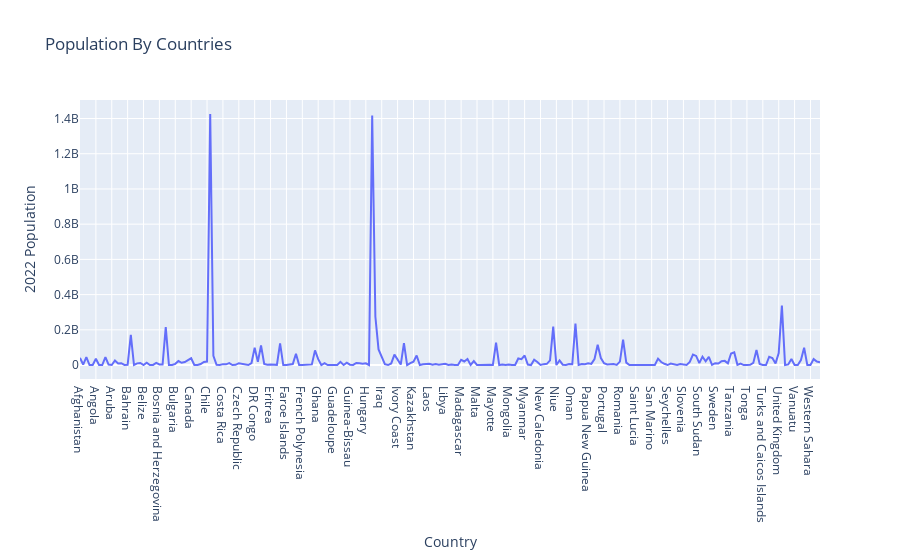
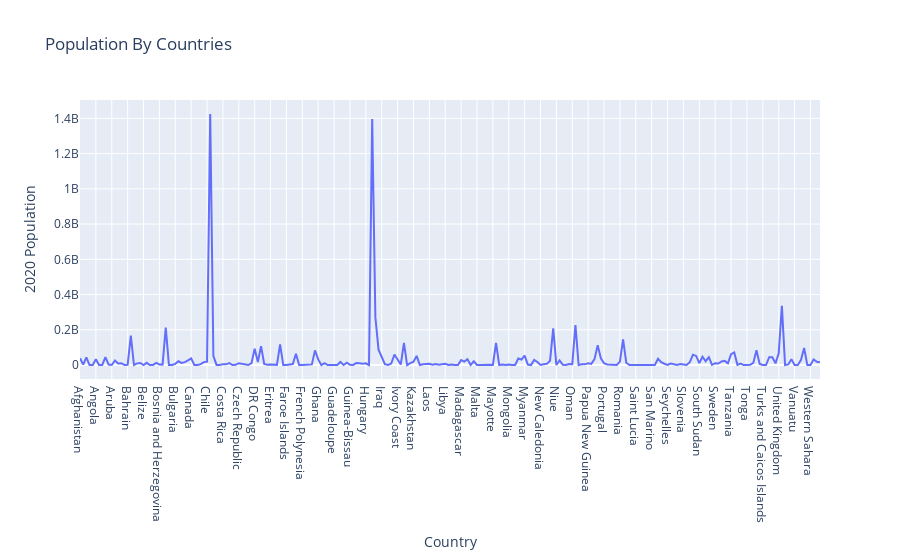
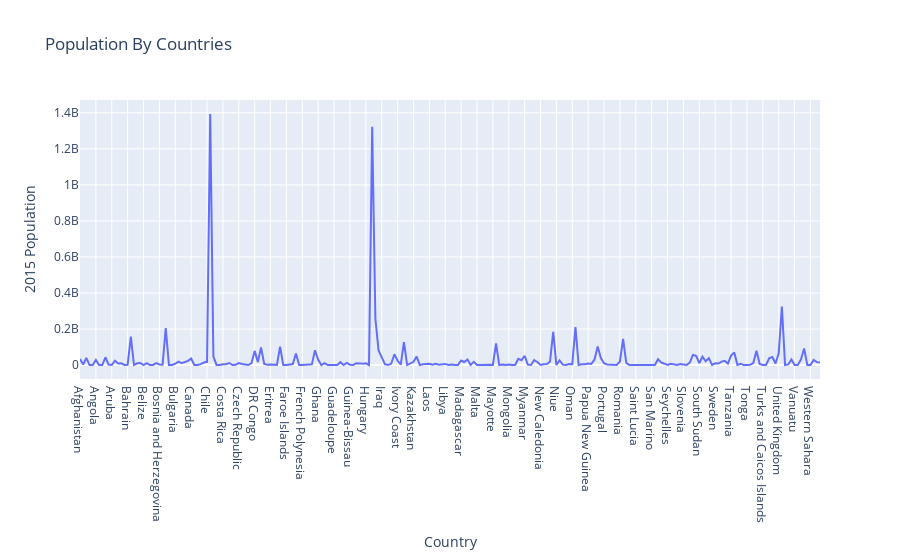
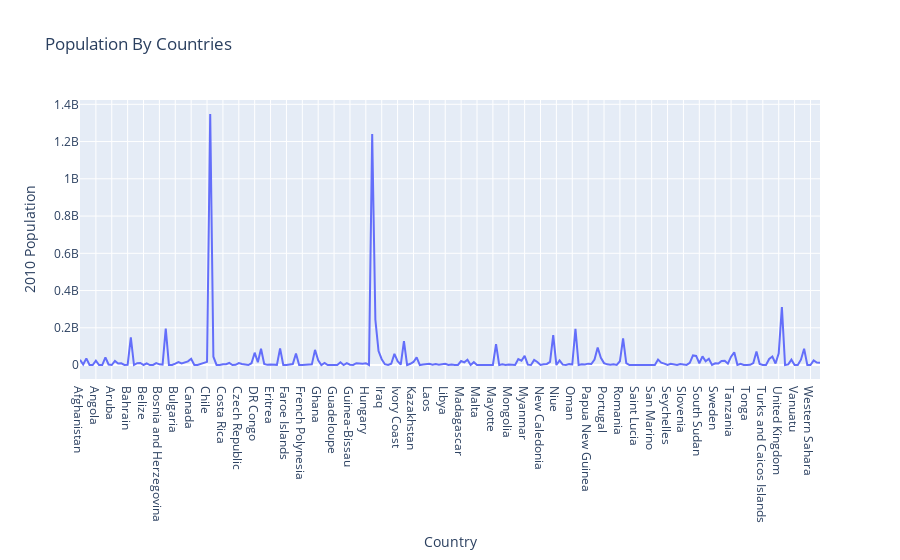

Notebook code for these charts, in order:
### Code cell
for col in popu_c.columns:
    fig=px.line(df,x="Country",y=col,title='Population By Countries',hover_data=["Rank"])
    fig.show()

### Figure 1 — Plotly figure (JSON) as saved in the notebook; plotly's stock layout.template omitted (floating-point values rounded to 4 significant figures; data arrays with more than 128 entries replaced by an {"elided": "..."} marker saying what was removed)
{"data": [{"customdata": {"elided": "234x1 int values"}, "hovertemplate": "Country=%{x}<br>2022 Population=%{y}<br>Rank=%{customdata[0]}<extra></extra>", "legendgroup": "", "line": {"color": "#636efa", "dash": "solid"}, "marker": {"symbol": "circle"}, "mode": "lines", "name": "", "orientation": "v", "showlegend": false, "type": "scatter", "x": {"elided": "234 str values"}, "xaxis": "x", "y": {"elided": "234 int values"}, "yaxis": "y"}], "layout": {"legend": {"tracegroupgap": 0}, "title": {"text": "Population By Countries"}, "xaxis": {"anchor": "y", "domain": [0, 1], "title": {"text": "Country"}}, "yaxis": {"anchor": "x", "domain": [0, 1], "title": {"text": "2022 Population"}}}}

### Figure 2 — Plotly figure (JSON) as saved in the notebook; plotly's stock layout.template omitted (floating-point values rounded to 4 significant figures; data arrays with more than 128 entries replaced by an {"elided": "..."} marker saying what was removed)
{"data": [{"customdata": {"elided": "234x1 int values"}, "hovertemplate": "Country=%{x}<br>2020 Population=%{y}<br>Rank=%{customdata[0]}<extra></extra>", "legendgroup": "", "line": {"color": "#636efa", "dash": "solid"}, "marker": {"symbol": "circle"}, "mode": "lines", "name": "", "orientation": "v", "showlegend": false, "type": "scatter", "x": {"elided": "234 str values"}, "xaxis": "x", "y": {"elided": "234 int values"}, "yaxis": "y"}], "layout": {"legend": {"tracegroupgap": 0}, "title": {"text": "Population By Countries"}, "xaxis": {"anchor": "y", "domain": [0, 1], "title": {"text": "Country"}}, "yaxis": {"anchor": "x", "domain": [0, 1], "title": {"text": "2020 Population"}}}}

### Figure 3 — Plotly figure (JSON) as saved in the notebook; plotly's stock layout.template omitted (floating-point values rounded to 4 significant figures; data arrays with more than 128 entries replaced by an {"elided": "..."} marker saying what was removed)
{"data": [{"customdata": {"elided": "234x1 int values"}, "hovertemplate": "Country=%{x}<br>2015 Population=%{y}<br>Rank=%{customdata[0]}<extra></extra>", "legendgroup": "", "line": {"color": "#636efa", "dash": "solid"}, "marker": {"symbol": "circle"}, "mode": "lines", "name": "", "orientation": "v", "showlegend": false, "type": "scatter", "x": {"elided": "234 str values"}, "xaxis": "x", "y": {"elided": "234 int values"}, "yaxis": "y"}], "layout": {"legend": {"tracegroupgap": 0}, "title": {"text": "Population By Countries"}, "xaxis": {"anchor": "y", "domain": [0, 1], "title": {"text": "Country"}}, "yaxis": {"anchor": "x", "domain": [0, 1], "title": {"text": "2015 Population"}}}}

### Figure 4 — Plotly figure (JSON) as saved in the notebook; plotly's stock layout.template omitted (floating-point values rounded to 4 significant figures; data arrays with more than 128 entries replaced by an {"elided": "..."} marker saying what was removed)
{"data": [{"customdata": {"elided": "234x1 int values"}, "hovertemplate": "Country=%{x}<br>2010 Population=%{y}<br>Rank=%{customdata[0]}<extra></extra>", "legendgroup": "", "line": {"color": "#636efa", "dash": "solid"}, "marker": {"symbol": "circle"}, "mode": "lines", "name": "", "orientation": "v", "showlegend": false, "type": "scatter", "x": {"elided": "234 str values"}, "xaxis": "x", "y": {"elided": "234 int values"}, "yaxis": "y"}], "layout": {"legend": {"tracegroupgap": 0}, "title": {"text": "Population By Countries"}, "xaxis": {"anchor": "y", "domain": [0, 1], "title": {"text": "Country"}}, "yaxis": {"anchor": "x", "domain": [0, 1], "title": {"text": "2010 Population"}}}}
